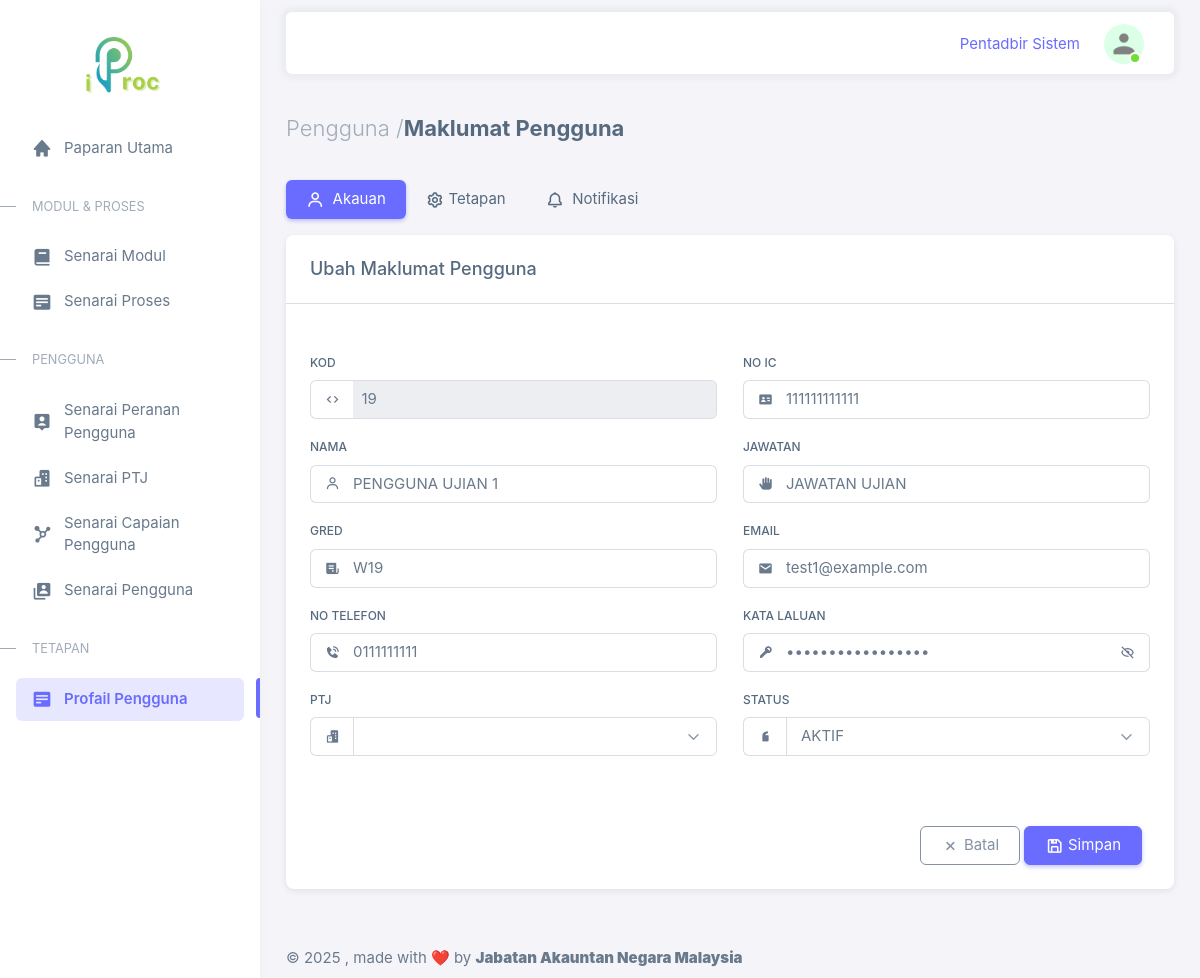
/user/penonton/tetapan_pengguna/notifikasi.php (signed in), run on the app's committed database.
### tables this page shows
CREATE TABLE `user` (
  `USER_CODE` int(11) NOT NULL,
  `USER_NRIC` varchar(12) NOT NULL,
  `USER_NAME` varchar(150) NOT NULL,
  `USER_POSITION` varchar(150) NOT NULL,
  `USER_GRADE` varchar(4) NOT NULL,
  `USER_EMAIL` varchar(35) NOT NULL,
  `USER_PHONE` varchar(12) NOT NULL,
  `PTJ_CODE` int(11) NOT NULL,
  `USER_STATUS` int(1) NOT NULL,
  `USER_DATE` varchar(50) NOT NULL,
  `USER_PASS` varchar(50) NOT NULL
);

### user/penonton/tetapan_pengguna/notifikasi.php (the view, shortened to what this page needs)
<?php
include("../database/config.php");
?>
<!DOCTYPE html>
<html lang="en" class="light-style layout-menu-fixed" dir="ltr" data-theme="theme-default" data-assets-path="../assets/" data-template="vertical-menu-template-free">
<?php
$editID = $_SESSION['id'];
$sqlU = "SELECT * FROM user WHERE USER_CODE='$editID'";
$queryU = mysqli_query($conn, $sqlU);
if (!$queryU) {
  echo '<script>swal({
  title: "Ralat!",
  text: "' . $conn->error . '",
  type: "error",
  icon: "error",
  });
  </script>';
} else {
  foreach ($queryU as $rowJ) {
    $valueU = $rowJ;
    if ($editID == $valueU['USER_CODE']) {
      $valueKOD = $valueU['USER_CODE'];
      $valueIC = $valueU['USER_NRIC'];
      $valueNAME = $valueU['USER_NAME'];
      $valueGRADE = $valueU['USER_GRADE'];
      $valuePOS = $valueU['USER_POSITION'];
      $valueEMAIL = $valueU['USER_EMAIL'];
      $valuePASS = $valueU['USER_PASS'];
      $valueNO = $valueU['USER_PHONE'];
    }
  }
}
?>
<head>
  <link href="../css/font.css" rel="stylesheet" />
  <link rel="stylesheet" href="../assets/vendor/fonts/boxicons.css" />
  <link rel="stylesheet" href="../assets/vendor/css/core.css" class="template-customizer-core-css" />
  <link rel="stylesheet" href="../assets/vendor/css/theme-default.css" class="template-customizer-theme-css" />
  <link rel="stylesheet" href="../assets/css/demo.css" />
  <link rel="stylesheet" href="../assets/vendor/libs/perfect-scrollbar/perfect-scrollbar.css" />
</head>
<body>
    <div class="layout-wrapper layout-content-navbar">
    <div class="layout-container">
      <aside id="layout-menu" class="layout-menu menu-vertical menu bg-menu-theme"><br>
        <div class="app-brand demo">
          <a href="../pentadbir_sistem/dashboard_ps.php" class="app-brand-link">
            <img style="  display: block;
                        margin-left: 50px;
                        margin-right: 50px;
                        width: 98%;" src="../assets/img/item/logo3.png" width="120" height="60">
          </a>
        </div><br>
        <ul class="menu-inner py-1">
          <li class="menu-item">
            <a href="../user/pentadbir_sistem/dashboard_ps.php" class="menu-link">
              <i class="menu-icon tf-icons bx bxs-home"></i>
              <div data-i18n="Analytics">Paparan Utama</div>
            </a>
          </li>
          <li class="menu-header small text-uppercase">
            <span class="menu-header-text">Modul & Proses</span>
          </li>
          <li class="menu-item">
            <a href="../pentadbir_sistem/modul/modul.php" class="menu-link">
              <i class="menu-icon tf-icons bx bxs-book"></i>
              <div data-i18n="Basic">Senarai Modul</div>
            </a>
          </li>
          <li class="menu-item">
            <a href="../pentadbir_sistem/proses/proses.php" class="menu-link">
              <i class="menu-icon tf-icons bx bxs-detail"></i>
              <div data-i18n="Basic">Senarai Proses</div>
            </a>
          </li>
          <li class="menu-header small text-uppercase">
            <span class="menu-header-text">Pengguna</span>
          </li>
          <li class="menu-item">
            <a href="../pentadbir_sistem/role/role.php" class="menu-link">
              <i class="menu-icon tf-icons bx bxs-user-pin"></i>
              <div data-i18n="Basic">Senarai Peranan Pengguna</div>
            </a>
          </li>
          <li class="menu-item">
            <a href="../pentadbir_sistem/ptj/ptj.php" class="menu-link">
              <i class="menu-icon tf-icons bx bxs-buildings"></i>
              <div data-i18n="Basic">Senarai PTJ</div>
            </a>
          </li>
          <li class="menu-item">
            <a href="../pentadbir_sistem/capaian_pengguna/capaian_pengguna.php" class="menu-link">
              <i class="menu-icon tf-icons bx bxs-network-chart"></i>
              <div data-i18n="Basic">Senarai Capaian Pengguna</div>
            </a>
          </li>
          <li class="menu-item">
            <a href="../pentadbir_sistem/pengurusan_pengguna/pengguna.php" class="menu-link">
              <i class="menu-icon tf-icons bx bxs-user-account"></i>
              <div data-i18n="Basic">Senarai Pengguna</div>
            </a>
          </li>
          <li class="menu-header small text-uppercase">
            <span class="menu-header-text">Tetapan</span>
          </li>
          <li class="menu-item active">
            <a href="../user/profail_ps.php" class="menu-link">
              <i class="menu-icon tf-icons bx bxs-detail"></i>
              <div data-i18n="Basic">Profail Pengguna</div>
            </a>
          </li>
        </ul>
      </aside>
      <div class="layout-page">
        <nav class="layout-navbar container-xxl navbar navbar-expand-xl navbar-detached align-items-center bg-navbar-theme" id="layout-navbar">
          <div class="navbar-nav-right d-flex align-items-center" id="navbar-collapse">
            <ul class="navbar-nav flex-row align-items-center ms-auto">
              <li class="nav-item lh-1 me-3">
                <a class="github-button" href="#" data-icon="octicon-star" data-size="large" data-show-count="true" aria-label="Star themeselection/sneat-html-admin-template-free on GitHub">Pentadbir Sistem</a>
              </li>
              <li class="nav-item navbar-dropdown dropdown-user dropdown">
                <a class="nav-link dropdown-toggle hide-arrow" href="javascript:void(0);" data-bs-toggle="dropdown">
                  <div class="avatar avatar-online">
                    <img src="../assets/img/avatars/user7.png" alt class="w-px-40 h-auto rounded-circle" />
                  </div>
                </a>
                  </li>
                </ul>
          </div>
        </nav>
        <div class="content-wrapper">
          <div class="container-xxl flex-grow-1 container-p-y">
            <h4 class="fw-bold py-3 mb-4"><span class="text-muted fw-light">Pengguna /</span>Maklumat Pengguna</h4>
            <div class="row">
              <div class="col-md-12">
                <ul class="nav nav-pills flex-column flex-md-row mb-3">
                  <li class="nav-item">
                    <a class="nav-link active" href="javascript:void(0);"><i class="bx bx-user me-1"></i> Akauan</a>
                  </li>
                  <li class="nav-item">
                    <a class="nav-link" href='tetapan.php?user_edit_id=<?= $editID ?>'><i class="bx bx-cog"></i> Tetapan</a>
                  </li>
                  <li class="nav-item">
                    <a class="nav-link" href='notifikasi.php?user_edit_id=<?= $editID ?>'><i class="bx bx-bell me-1"></i> Notifikasi</a>
                  </li>
                </ul>
                <div class="card mb-4">
                  <h5 class="card-header">Ubah Maklumat Pengguna</h5>
                  <hr class="my-0" />
                  <div class="card-body">
                    <form method="POST" action="" name="editFormUser"><br>
                      <div class="row">
                        <div class="mb-3 col-md-6">
                          <label for="edPKod" class="form-label">Kod</label>
                          <div class="input-group input-group-merge">
                            <span class="input-group-text"><i class="bx bx-code"></i></span>
                            <input type="text" class="form-control" id="edPKod" name="edPKod" value="  <?php echo $valueKOD ?>" aria-label="" aria-describedby="basic-icon-default-fullname2" readonly />
                          </div>
                        </div>
                        <div class="mb-3 col-md-6">
                          <label for="edPIc" class="form-label">No IC</label>
                          <div class="input-group input-group-merge">
                            <span class="input-group-text"><i class="bx bxs-id-card"></i></span>
                            <input type="text" pattern="\d*" maxlength="12" class="form-control" id="edPIc" name="edPIc" placeholder="CONTOH : 990917xxxxxx" value="<?= $valueIC ?>" required />
                          </div>
                        </div>
                        <div class="mb-3 col-md-6">
                          <label for="edPName" class="form-label">Nama</label>
                          <div class="input-group input-group-merge">
                            <span class="input-group-text"><i class="bx bx-user"></i></span>
                            <input type="text" class="form-control" id="edPName" name="edPName" placeholder="CONTOH : ALI BIN ABU" value="<?= $valueNAME ?>" required />
                          </div>
                        </div>
                        <div class="mb-3 col-md-6">
                          <label for="edPPos" class="form-label">Jawatan</label>
                          <div class="input-group input-group-merge">
                            <span class="input-group-text"><i class="bx bxs-hand"></i></span>
                            <input type="text" id="edPPos" name="edPPos" class="form-control" placeholder="CONTOH : PEN PEGAWAI KESIHATAN" value="<?= $valuePOS ?>" required />
                          </div>
                        </div>
                        <div class="mb-3 col-md-6">
                          <label for="edPGrade" class="form-label">Gred</label>
                          <div class="input-group input-group-merge">
                            <span class="input-group-text"><i class="bx bxs-receipt"></i></span>
                            <input type="text" id="edPGrade" name="edPGrade" class="form-control" placeholder="CONTOH : FA29" aria-label="FA29" value="<?= $valueGRADE ?>" required />
                          </div>
                        </div>
                        <div class="mb-3 col-md-6">
                          <label for="edPEmail" class="form-label">Email</label>
                          <div class="input-group input-group-merge">
                            <span class="input-group-text"><i class="bx bxs-envelope"></i></span>
                            <input type="email" id="edPEmail" name="edPEmail" class="form-control" placeholder="CONTOH : fixx@xx.com" aria-label="fixx@xx.com" value="<?= $valueEMAIL ?>" required />
                          </div>
                        </div>
                        <div class="mb-3 col-md-6">
                          <label for="edPPhone" class="form-label">No Telefon</label>
                          <div class="input-group input-group-merge">
                            <span class="input-group-text"><i class="bx bxs-phone-call"></i></span>
                            <input type="tel" id="edPPhone" name="edPPhone" class="form-control" placeholder="CONTOH : 0179xxxxxxx" maxlength="11" aria-label="PPT" value="<?= $valueNO ?>" required />
                          </div>
                        </div>
                        <div class="mb-3 col-md-6 form-password-toggle">
                          <label for="edPPass" class="form-label">Kata Laluan</label>
                          <div class="input-group input-group-merge">
                            <span class="input-group-text"><i class="bx bxs-key"></i></span>
                            <input type="password" id="password" pattern="(?=.*\d)(?=.*[a-z])(?=.*[A-Z]).{12,}" class="form-control" name="edPPass" value="<?= $valuePASS ?>" placeholder="&#xb7;&#xb7;&#xb7;&#xb7;&#xb7;&#xb7;&#xb7;&#xb7;&#xb7;&#xb7;&#xb7;&#xb7;" title="Must contain at least one  number and one uppercase and lowercase letter, and at least 12 or more characters" aria-describedby="password" />
                            <span class="input-group-text cursor-pointer"><i class="bx bx-hide"></i></span>
                          </div>
                        </div>
                        <div class="mb-3 col-md-6">
                          <label class="form-label" for="edPPTJ">PTJ</label>
                          <div class="input-group input-group-merge">
                            <span class="input-group-text"><i class="bx bxs-buildings"></i></span>
                            <select id="edPPTJ" name="edPPTJ" class="form-select" required>
                              <?php
                              $sql = "SELECT * FROM ptj";
                              $query = mysqli_query($conn, $sql);
                              if (!$query) {
                                echo '<script>swal({
                                title: "Ralat!",
                                text: "' . $conn->error . '",
                                type: "error",
                                icon: "error",
                                });
                                </script>';
                              } else {
                                foreach ($query as $row) {
                                  if ($row['PTJ_STATUS'] == 1) {
                                    if ($row['PTJ_CODE'] == $valueU['PTJ_CODE'])
                                      echo "<option selected value={$row['PTJ_CODE']}>{$row['PTJ_PREFIX']}</option>";
                                    else
                                      echo "<option value={$row['PTJ_CODE']}>{$row['PTJ_PREFIX']}</option>";
                                  }
                                }
                              }
                              ?>
                            </select>
                          </div>
                        </div>
                        <div class="mb-3 col-md-6">
                          <label class="form-label" for="edPStatus">Status</label>
                          <div class="input-group input-group-merge">
                            <span class="input-group-text"><i class="bx bxs-quote-single-left"></i></span>
                            <select class="form-select" id="edPStatus" name="edPStatus" aria-label="Default select example" required>
                              <?php if ($valueU['USER_STATUS'] == 1) {
                                echo "<option selected value='1'>AKTIF</option><option value='0'>TIDAK AKTIF</option>";
                              } else {
                                echo "<option value='1'>AKTIF</option><option selected value='0'>TIDAK AKTIF</option>";
                              }
                              ?>
                            </select>
                          </div>
                        </div>
                      </div>
                      <br><br>
                      <div class="mt-2">
                        <div align="right">
                          <button type="button" class="btn btn-outline-secondary" onclick="location.href='../user/profail_user.php'"><span class="tf-icons bx bx-x"></span>&nbsp;Batal</button>
                          <button type="submit" id="editUser" name="editUser" class="btn btn-primary me-2"><span class="tf-icons bx bx-save"></span>&nbsp;Simpan</button>
                        </div>
                      </div>
                    </form>
                  </div>
                </div>
              </div>
            </div>
          </div>
          <footer class="content-footer footer bg-footer-theme">
            <div class="container-xxl d-flex flex-wrap justify-content-between py-2 flex-md-row flex-column">
              <div class="mb-2 mb-md-0">
                ©
                , made with ❤️ by
                <a href="" target="_blank" class="footer-link fw-bolder">Jabatan Akauntan Negara Malaysia</a>
              </div>
            </div>
          </footer>
        </div>
      </div>
    </div>
  </div>
</body>
</html>

### assets/css/demo.css (style rules this page uses)
.menu .app-brand.demo { height: 64px; margin-top: 12px; }

### data on the page
user: edPKod "19", edPIc "111111111111", edPName "PENGGUNA UJIAN 1", edPPos "JAWATAN UJIAN", edPGrade "W19", edPEmail "test1@example.com", edPPhone "0111111111", edPStatus "AKTIF"
